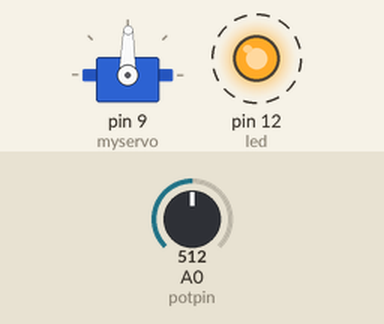
This sketch was run on a simulated Arduino Uno, built with avr-gcc and run on an emulated ATmega328P. Parts: servo, output pins drawn as LEDs (lit = HIGH). Dashed ring = blinking. The test bench sets the inputs (shaded band); at power-on: A0 (potpin) = 512.

Above: at 1.27 s.
1.3 s: A0 (potpin) set to 716
At 1.5 s:
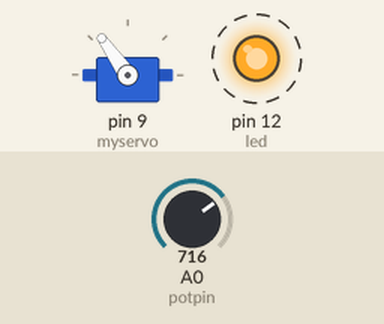
4.3 s: A0 (potpin) set to 900
At 4.5 s:
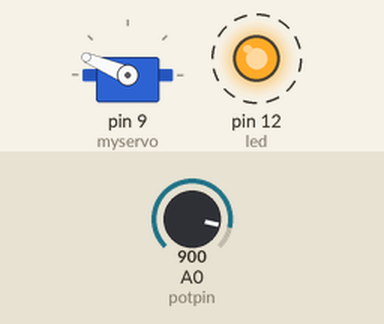
7.3 s: A0 (potpin) set to 1023
At 7.5 s:
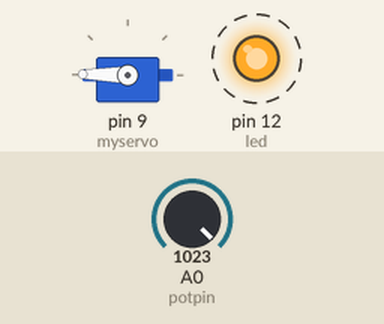
10.3 s: A0 (potpin) set to 306
At 10.49 s:
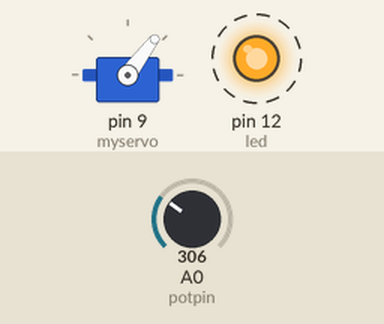
13.3 s: A0 (potpin) set to 122
At 13.49 s:
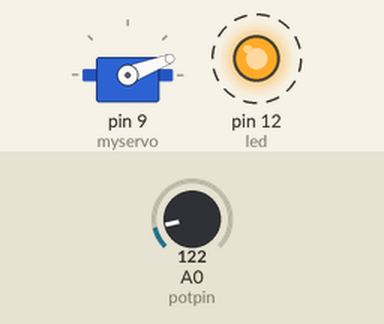
16.3 s: A0 (potpin) set to 511
At 16.49 s:
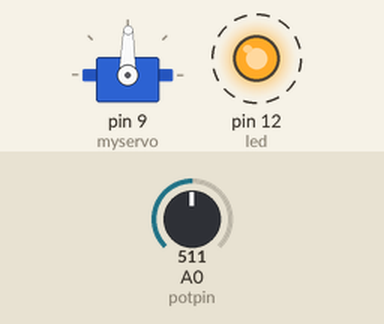
Timing chart, 0 to 20.3 s (numbered marks = the images above; inputs shaded):
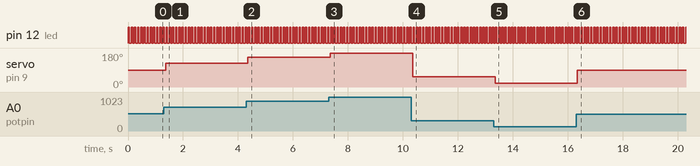

Measured:
- after the input at 1.3 s, servo on pin 9 (myservo): 89° → 125° after 0.07 s
- after the input at 4.3 s, servo on pin 9 (myservo): 125° → 157° after 0.06 s
- after the input at 7.3 s, servo on pin 9 (myservo): 157° → 179° after 0.06 s
- after the input at 10.3 s, servo on pin 9 (myservo): 179° → 53° after 0.06 s
- after the input at 13.3 s, servo on pin 9 (myservo): 53° → 21° after 0.05 s
- after the input at 16.3 s, servo on pin 9 (myservo): 21° → 89° after 0.05 s
- by itself, pin 12 (led): alternates HIGH for 0.05 s and LOW for 0.07 s

The sketch:

Knob.ino
```cpp
// Controlling a servo position using a potentiometer (variable resistor)
// by Michal Rinott <http://people.interaction-ivrea.it/m.rinott>

#include <Servo.h>

Servo myservo;  // create servo object to control a servo

int potpin = 0;  // analog pin used to connect the potentiometer
int val;    // variable to read the value from the analog pin
int led = 12;
void setup()
{
  myservo.attach(9);  // attaches the servo on pin 9 to the servo object
pinMode(led, OUTPUT);
}

void loop()
{

  digitalWrite(led, HIGH);   // turn the LED on (HIGH is the voltage level)
  delay(50);               // wait for a second
  digitalWrite(led, LOW);    // turn the LED off by making the voltage LOW
  delay(50);               // wait for a second
  val = analogRead(potpin);            // reads the value of the potentiometer (value between 0 and 1023)
  val = map(val, 0, 1023, 0, 179);     // scale it to use it with the servo (value between 0 and 180)
  myservo.write(val);                  // sets the servo position according to the scaled value
  delay(15);                           // waits for the servo to get there
}
```
